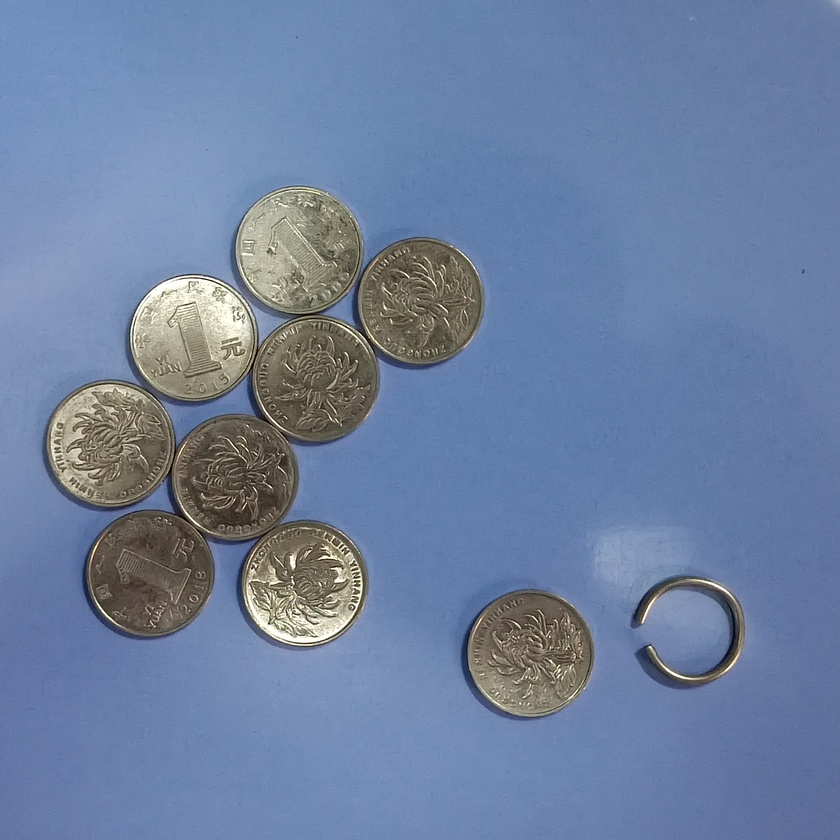
#> input picture coins-counting/test1.jpg, 840 x 840 px, shrunk from 3000 x 3000 before the run
$ python main.py
#> lines starting #> are read from the running program, lines starting #| are printed output that depends on the picture
from matplotlib import pyplot as plt
from sklearn.cluster import KMeans
import numpy as np
import cv2 as cv

# read image
image = cv.imread('test1.jpg')
#> image is the input picture: shape (840, 840, 3); mean B, G, R 161.2, 128, 109.1
image_gray = cv.cvtColor(image, cv.COLOR_BGR2GRAY)
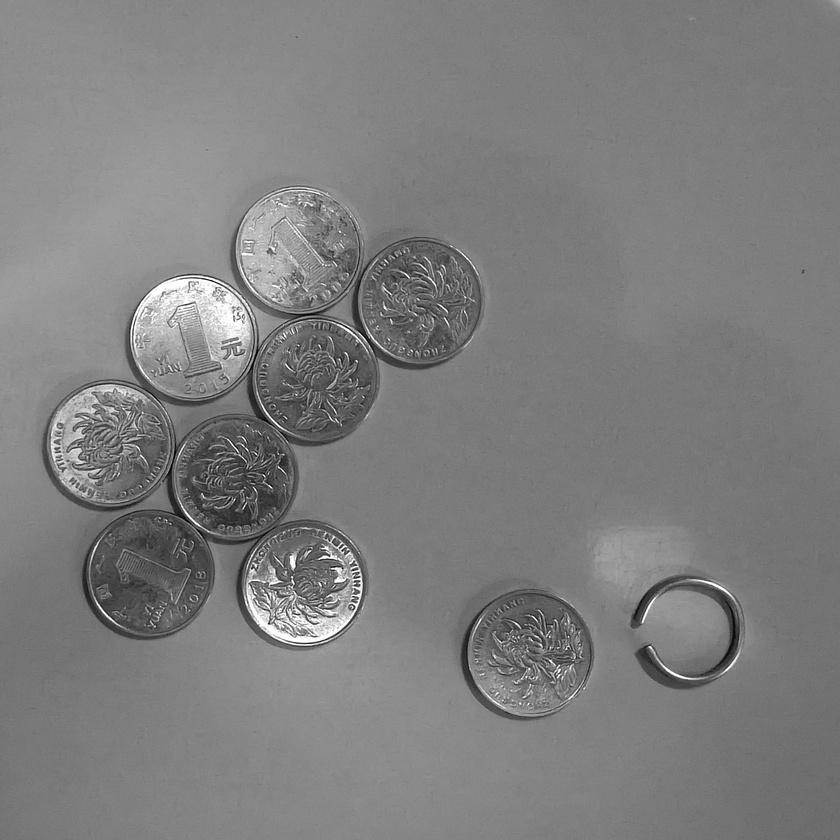
#> image_gray: shape (840, 840); min 1, max 255, mean 126.1
image_blur = cv.medianBlur(image_gray,5)

# get circles
circles = cv.HoughCircles(image_gray,cv.HOUGH_GRADIENT,1,300,param1=100,param2=50,minRadius=110,maxRadius=250)
#> circles = [[305.5, 424.5, 180.1]]
circles = np.uint16(np.around(circles))
#> circles = [[306, 424, 180]]

# get radius of circles
radius_set = circles[0,:][:,2]
#> radius_set = [180]
radius_set = np.array(radius_set).reshape(-1,1)

# exclude circles with large radius differences
# method: k-means
num_clusters = 2
#> (the run stopped early here; a loop or call above may not have finished)
